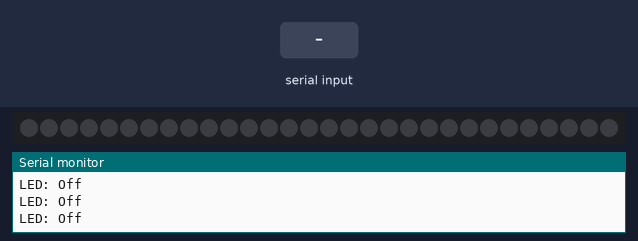
The sketch below on a simulated Arduino Uno, built with avr-gcc and run on an emulated ATmega328P. Shown: 30 RGB LEDs in strip order, left to right, the last lines printed to the serial monitor. The inputs (shaded band) are chosen by the test bench.

Above: at 1.2 s.
1.3 s: byte 1 (1) received over Serial
At 1.57 s:
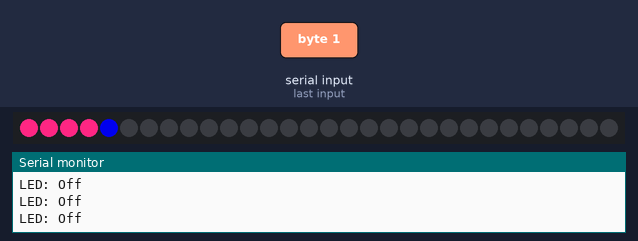
3.0 s: byte 0 (0) received over Serial
At 4.3 s:
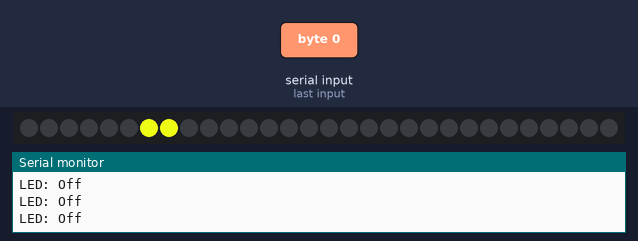
4.9 s: byte 1 (1) received over Serial
At 7.07 s:
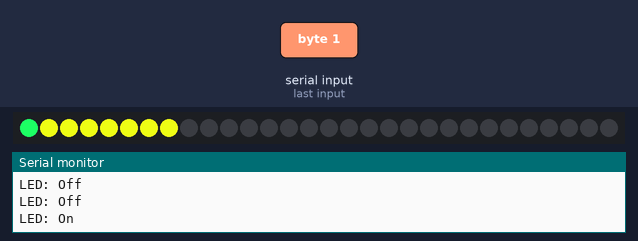

Measured:
- after the input at 1.3 s, the LEDs: first change after 0.06 s (image 1 shows a later state)
- after the input at 3.0 s, the LEDs: first differ from a run without the input after 0.47 s (image 2)
- after the input at 4.9 s, the LEDs: first change after 0.06 s (image 3 shows a later state)

The sketch:

On_and_OFF.ino
```cpp
#include <Adafruit_NeoPixel.h>


#define PIN 6

int state=0;
int flag=0;
int bluetooth_Data=0;

boolean initalize=true;
char  colour;
double red=255;
double red_Change=1;
double green=0;
double green_Change=0.5;
double blue=0;
double blue_Change=0.2;
const int NUM_LEDs=6;
Adafruit_NeoPixel strip = Adafruit_NeoPixel(30,PIN,NEO_GRB+NEO_KHZ800);

void setup() {
  // put your setup code here, to run once:
  strip.begin();
  strip.show();
  Serial.begin(9600);
}

void loop() {
  // put your main code here, to run repeatedly:
    //Bluetooth read
    bluetooth_Data=Serial.read();
    if(bluetooth_Data==1){
    state= 1;}
    if(bluetooth_Data==0){
      state=0;}
    flag=0;

  if(state==0){
    for (int i=0; i<6;i++){
      strip.setPixelColor(i,0,0,0);
    }
    if(flag==0){
      Serial.println("LED: Off");
      flag=1;
    }
    strip.show();
  }
  if(state ==1){
    for (int i=-1; i<6;i++)
    {
        strip.setPixelColor(i,255,38,131);
        strip.setPixelColor(i+1,0,0,200);
        delay(50);
        strip.show();
        if(i==5){
          for(int i=6;i>=0;i--){
            strip.setPixelColor(i,255,38,131);
            strip.setPixelColor(i+1,0,0,200);
            delay(50);
            strip.show();
          }
        }
    }

    for (int i=-1; i<6;i++)
    {
        strip.setPixelColor(i,38,255,100);
        strip.setPixelColor(i+1,0,0,200);
        delay(50);
        strip.show();
        if(i==5){
          for(int i=6;i>=0;i--){
            strip.setPixelColor(i,28,255,100);
            strip.setPixelColor(i+1,233,248,20);
            delay(50);
            strip.show();
          }
        }
    }

        for (int i=-1; i<6;i++)
    {
        strip.setPixelColor(i,233,248,20);
        strip.setPixelColor(i+1,123,140,200);
        delay(50);
        strip.show();
        if(i==5){
          for(int i=6;i>=0;i--){
            strip.setPixelColor(i,28,255,100);
            strip.setPixelColor(i+1,233,248,20);
            delay(50);
            strip.show();
          }
        }
    }
    if(flag==0){
      Serial.println("LED: On");
      flag=1;
    }
    }
    //cycling purple, blue, green, yellow


    //fading transition
/*
    uint32_t color=strip.Color(red,green,blue);
    for(int i=0;i<NUM_LEDs;i++){
      strip.setPixelColor(i,color);
    }
    red-=red_Change;
    green+=green_Change;
    blue+=blue_Change;
    if(red<=0){
      red_Change=-1;
    }
    if(red>=255){
      red_Change=1;
    }
    if(blue>=255){
      blue_Change=-0.5;
    }
    if(blue<=0){
      blue_Change=0.5;
    }
    if(green>=255){
      green_Change=-0.2;
    }
    if(green<=0){
      green_Change=0.2;
    }
    strip.show();
    delay(10);
  *//*
  colour=Serial.read();

//Set Colour Mode
  //BLUE
  if(colour=='b'){
    for(int i=0; i<6; i++){
      strip.setPixelColor(i,0,10,255);
    }
    strip.show();
    Serial.println("blue");
  }
  //GREEN
  if(colour=='g'){
    for(int i=0; i<6; i++){
      strip.setPixelColor(i,0,255,10);
    }
    strip.show();
    Serial.println("green");
  }
  //RED
  if(colour=='r'){
    for(int i=0; i<6; i++){
      strip.setPixelColor(i,255,0,0);
    }
    strip.show();
  }
  //OFF
  if(colour=='n'){
    for(int i=0; i<6; i++){
      strip.setPixelColor(i,0,0,0);
    }
    strip.show();

  }

  Serial.println(colour);*/
}
```
